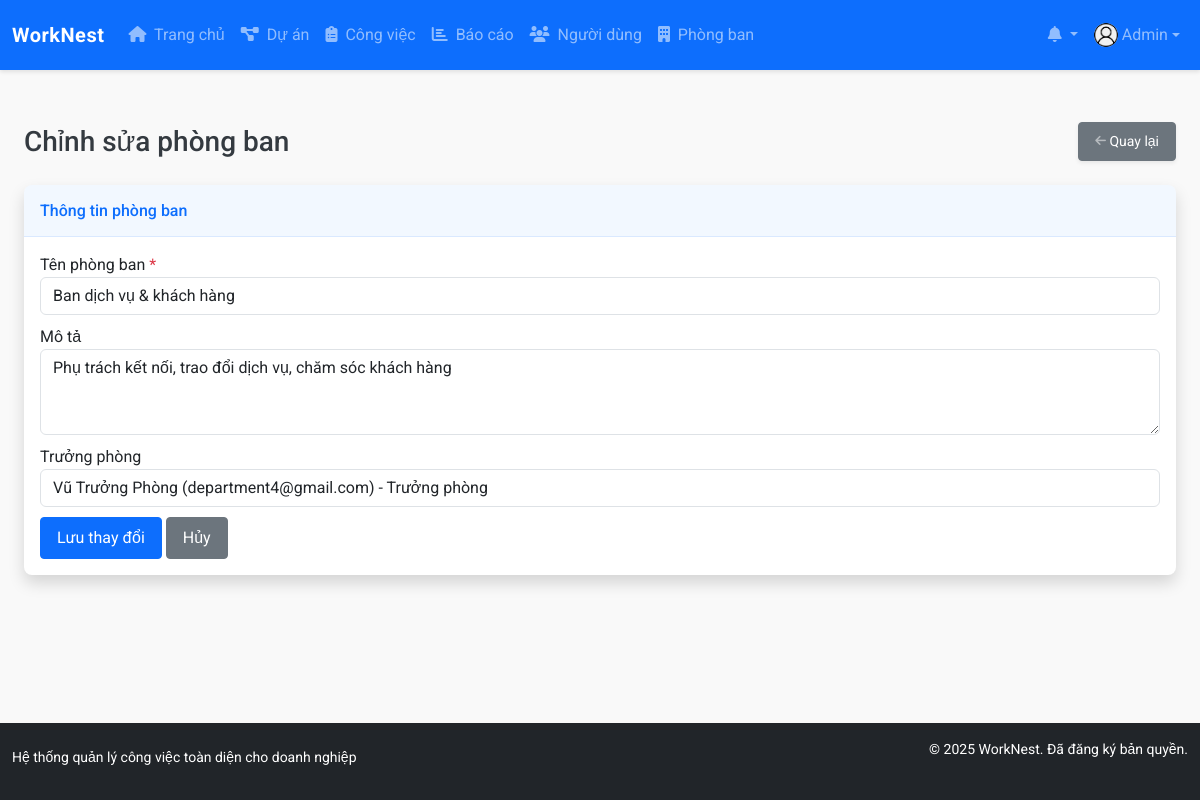
The page /modules/departments/edit.php?id=4 (signed in) on the database its author committed.
### tables this page shows
CREATE TABLE `users` (
  `id` int NOT NULL,
  `name` varchar(100) NOT NULL,
  `email` varchar(100) NOT NULL,
  `password` varchar(255) NOT NULL,
  `role` enum('admin','project_manager','department_manager','staff') NOT NULL DEFAULT 'staff',
  `department_id` int DEFAULT NULL,
  `phone` varchar(20) DEFAULT NULL,
  `avatar` varchar(255) DEFAULT 'assets/images/avatar-default.png',
  `created_at` datetime NOT NULL DEFAULT CURRENT_TIMESTAMP,
  `updated_at` datetime DEFAULT NULL ON UPDATE CURRENT_TIMESTAMP,
  `last_login` datetime DEFAULT NULL
);

CREATE TABLE `departments` (
  `id` int NOT NULL,
  `name` varchar(100) NOT NULL,
  `description` text,
  `manager_id` int DEFAULT NULL,
  `created_at` datetime NOT NULL DEFAULT CURRENT_TIMESTAMP,
  `updated_at` datetime DEFAULT NULL ON UPDATE CURRENT_TIMESTAMP
);

### config/config.php (called while the page is built, shortened)
<?php
function is_logged_in() {
    return isset($_SESSION['user_id']);
}
function has_permission($required_role) {
    return $_SESSION['user_role'] === $required_role ||
           ($_SESSION['user_role'] === 'admin') ||
           ($required_role === 'department_manager' && $_SESSION['user_role'] === 'project_manager');
}
require_once ROOT_PATH . 'config/database.php';

### config/database.php (called while the page is built, shortened)
<?php
$conn = mysqli_connect(DB_HOST, DB_USER, DB_PASS, DB_NAME);
mysqli_set_charset($conn, "utf8mb4");
function query($sql) {
    global $conn;
    $result = mysqli_query($conn, $sql);
    return $result;
}
function fetch_array($result) {
    return mysqli_fetch_assoc($result);
}

### modules/departments/edit.php (the view, shortened to what this page needs)
<?php
require_once '../../config/config.php';
$department_id = (int)$_GET['id'];
$department_query = query("SELECT * FROM departments WHERE id = $department_id");
$department = fetch_array($department_query);
$user_query = query("SELECT id, name, email, role FROM users WHERE role IN ('project_manager', 'department_manager') ORDER BY name");
include_once '../../templates/header.php';
?>
<div class="container-fluid">
    <div class="d-sm-flex align-items-center justify-content-between mb-4">
        <h1 class="h3 mb-0 text-gray-800">Chỉnh sửa phòng ban</h1>
        <a href="view.php?id=<?php echo $department_id; ?>" class="d-none d-sm-inline-block btn btn-sm btn-secondary shadow-sm">
            <i class="fas fa-arrow-left fa-sm text-white-50"></i> Quay lại
        </a>
    </div>
    <div class="card shadow mb-4">
        <div class="card-header py-3">
            <h6 class="m-0 font-weight-bold text-primary">Thông tin phòng ban</h6>
        </div>
        <div class="card-body">
            <form action="" method="POST">
                <div class="form-group">
                    <label for="name">Tên phòng ban <span class="text-danger">*</span></label>
                    <input type="text" class="form-control" id="name" name="name" required
                           value="<?php echo isset($_POST['name']) ? htmlspecialchars($_POST['name']) : htmlspecialchars($department['name']); ?>">
                </div>
                <div class="form-group">
                    <label for="description">Mô tả</label>
                    <textarea class="form-control" id="description" name="description" rows="3"><?php echo isset($_POST['description']) ? htmlspecialchars($_POST['description']) : htmlspecialchars($department['description']); ?></textarea>
                </div>
                <div class="form-group">
                    <label for="manager_id">Trưởng phòng</label>
                    <select class="form-control" id="manager_id" name="manager_id">
                        <?php while ($user = fetch_array($user_query)): ?>
                            <option value="<?php echo $user['id']; ?>"
                                <?php
                                $selected_manager = isset($_POST['manager_id']) ? $_POST['manager_id'] : $department['manager_id'];
                                echo ($selected_manager == $user['id']) ? 'selected' : '';
                                ?>>
                                <?php echo $user['name']; ?> (<?php echo $user['email']; ?>) -
                            </option>
                        <?php endwhile; ?>
                    </select>
                </div>
                <button type="submit" class="btn btn-primary">Lưu thay đổi</button>
                <a href="view.php?id=<?php echo $department_id; ?>" class="btn btn-secondary">Hủy</a>
            </form>
        </div>
    </div>
</div>
<?php
include_once '../../templates/footer.php';
?>

### templates/header.php (shortened to what this page needs)
<!DOCTYPE html>
<html lang="vi">
<head>
    <link href="https://cdn.jsdelivr.net/npm/bootstrap@5.3.0-alpha1/dist/css/bootstrap.min.css" rel="stylesheet">
    <link rel="stylesheet" href="https://cdnjs.cloudflare.com/ajax/libs/font-awesome/6.4.0/css/all.min.css">
    <link rel="stylesheet" href="<?php echo BASE_URL; ?>assets/css/style.css">
</head>
<body>
    <?php if (is_logged_in()): ?>
        <nav class="navbar navbar-expand-lg navbar-dark bg-primary sticky-top">
            <div class="container-fluid">
                <a class="navbar-brand d-flex align-items-center justify-content-evenly" href="<?php echo BASE_URL; ?>">
                    <span class="fw-bold">WorkNest</span>
                </a>
                <div class="collapse navbar-collapse" id="navbarNav">
                    <ul class="navbar-nav me-auto">
                        <li class="nav-item">
                            <a class="nav-link" href="<?php echo BASE_URL; ?>">
                                <i class="fas fa-home me-1"></i> Trang chủ
                            </a>
                        </li>
                        <?php if (has_permission('project_manager') || has_permission('department_manager')): ?>
                            <li class="nav-item">
                                <a class="nav-link" href="<?php echo BASE_URL; ?>modules/projects/">
                                    <i class="fas fa-project-diagram me-1"></i> Dự án
                                </a>
                            </li>
                        <?php endif; ?>
                        <li class="nav-item">
                            <a class="nav-link" href="<?php echo BASE_URL; ?>modules/tasks/">
                                <i class="fas fa-clipboard-list me-1"></i> Công việc
                            </a>
                        </li>
                        <?php if (has_permission('project_manager') || has_permission('department_manager')): ?>
                            <li class="nav-item">
                                <a class="nav-link" href="<?php echo BASE_URL; ?>modules/reports/">
                                    <i class="fas fa-chart-bar me-1"></i> Báo cáo
                                </a>
                            </li>
                        <?php endif; ?>
                        <?php if (has_permission('admin')): ?>
                            <li class="nav-item">
                                <a class="nav-link" href="<?php echo BASE_URL; ?>modules/users/">
                                    <i class="fas fa-users me-1"></i> Người dùng
                                </a>
                            </li>
                            <li class="nav-item">
                                <a class="nav-link" href="<?php echo BASE_URL; ?>modules/departments/">
                                    <i class="fas fa-building me-1"></i> Phòng ban
                                </a>
                            </li>
                        <?php endif; ?>
                    </ul>
                    <ul class="navbar-nav">
                        <li class="nav-item dropdown">
                            <a class="nav-link dropdown-toggle position-relative" href="#" id="notificationsDropdown"
                                role="button" data-bs-toggle="dropdown" aria-expanded="false">
                                <i class="fas fa-bell"></i>
                            </a>
                        </li>
                        <li class="nav-item dropdown">
                            <a class="nav-link dropdown-toggle d-flex align-items-center justify-content-evenly" href="#" id="userDropdown"
                                role="button" data-bs-toggle="dropdown" aria-expanded="false">
                                <?php
                                $current_user_id = $_SESSION['user_id'];
                                $user_sql = "SELECT * FROM users WHERE id = $current_user_id";
                                $user_result = query($user_sql);
                                $user_data = fetch_array($user_result);
                                ?>
                                <img src="<?php echo BASE_URL . $user_data['avatar']; ?>" class="rounded-circle me-1"
                                    alt="Avatar" style="width: 24px; height: 24px; object-fit: cover;">
                                <span class="d-none d-lg-inline-block"><?php echo $user_data['name']; ?></span>
                            </a>
                        </li>
                    </ul>
                </div>
            </div>
        </nav>
    <?php endif; ?>
    <div class="container-fluid mt-4 pb-5">

### assets/css/style.css (style rules this page uses)
:root { --primary-color: #0d6efd; --primary-hover: #0a58ca; --secondary-color: #6c757d; --dark-color: #343a40; --light-color: #f8f9fa; --gray-100: #f8f9fa; --gray-200: #e9ecef; --gray-300: #dee2e6; --gray-400: #ced4da; --gray-500: #adb5bd; --gray-600: #6c757d; --gray-700: #495057; --gray-800: #343a40; --gray-900: #212529; }
a { text-decoration: none; }
body { font-family: 'Roboto', sans-serif; background-color: #f9f9f9; color: var(--gray-800); min-height: 100vh; display: flex; flex-direction: column; justify-content: space-between; }
.navbar-dark.bg-primary { height: 70px; box-shadow: 0 2px 4px rgba(0, 0, 0, 0.1); }
.navbar-brand { font-weight: 700; letter-spacing: 0.5px; }
.card { border: none; box-shadow: 0 0.125rem 0.25rem rgba(0, 0, 0, 0.075); transition: all 0.3s ease; border-radius: 0.5rem; overflow: hidden; }
.card-header { background-color: rgba(13, 110, 253, 0.05); border-bottom: 1px solid rgba(13, 110, 253, 0.1); font-weight: 500; }
.btn { border-radius: 0.25rem; padding: 0.5rem 1rem; transition: all 0.2s ease; }
.btn-primary { background-color: var(--primary-color); border-color: var(--primary-color); }
.form-group { margin-bottom: 10px; }

### rows shown on the page
users: avatar (placeholder picture), name "Admin"
departments: name "Ban dịch vụ & khách hàng", description "Phụ trách kết nối, trao đổi dịch vụ, chăm sóc khách hàng", manager_id "Vũ Trưởng Phòng (department4@gmail.com) - Trưởng phòng"
